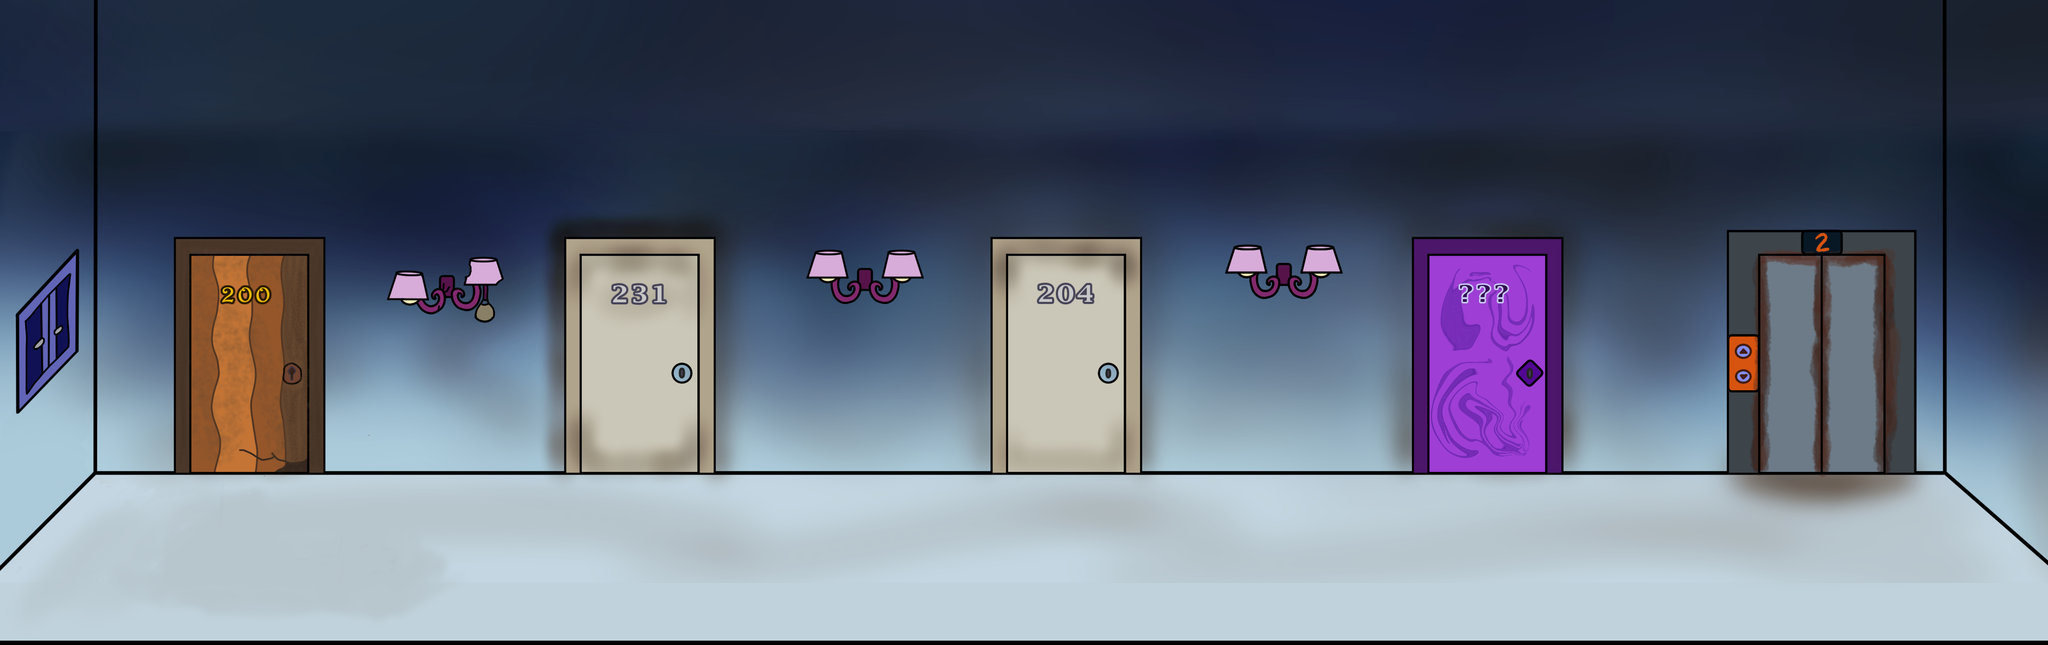

A 2D game scene composited from a Tiled map and its tileset images. What follows is a short description and the map's XML, with each tile layer's data collapsed to a summary:
An orthogonal 273x86 tile map with 24x24 px tiles, 1 tile layer (Capa de patrones 1), 2 tilesets, 1 image layer and 13 objects (Start).

<map version="1.9" tiledversion="1.9.2" orientation="orthogonal" renderorder="right-down" width="273" height="86" tilewidth="24" tileheight="24" infinite="0" nextlayerid="5" nextobjectid="18">
 <tileset firstgid="1" source="Objects.tsx" />
 <tileset firstgid="24" source="EnemigosMetalicos.tsx" />
 <layer id="1" name="Capa de patrones 1" width="273" height="86">
  <data>[23478 cells, 3 non-empty, 1 distinct tile ids]</data>
 </layer>
 <imagelayer id="2" name="Fondo">
  <image source="images/Piso2.jpg" width="6567" height="2050" />
 </imagelayer>
 <objectgroup id="3" name="Solidos">
  <object id="1" name="Start" x="5727.15" y="1597.45" width="262.667" height="80">
   <properties>
    <property name="name" value="Start" />
   </properties>
  </object>
  <object id="2" x="6.78788" y="1961.08" width="6556.85" height="96.969">
   <properties>
    <property name="name" value="Solid" />
   </properties>
  </object>
  <object id="3" x="6487.64" y="627.273" width="216.364" height="1358.67">
   <properties>
    <property name="name" value="Solid" />
   </properties>
  </object>
  <object id="4" x="-95.5152" y="625.939" width="141.939" height="1376.61">
   <properties>
    <property name="name" value="Solid" />
   </properties>
  </object>
  <object id="5" x="1.33333" y="-2.66667" width="6557.34" height="962.304">
   <properties>
    <property name="name" value="Solid" />
   </properties>
  </object>
  <object id="7" x="2140.12" y="1147.64" width="77.8182" height="88">
   <properties>
    <property name="name" value="Room231" />
   </properties>
  </object>
  <object id="8" x="3502.55" y="1145.94" width="81.2121" height="83.6363">
   <properties>
    <property name="name" value="Room204" />
   </properties>
  </object>
  <object id="9" x="898.666" y="1152" width="78.1818" height="88.9697">
   <properties>
    <property name="name" value="Room200" />
   </properties>
  </object>
  <object id="12" gid="20" x="5518.79" y="1262.64" width="121" height="203" />
  <object id="17" gid="23" x="4837" y="1252" width="115" height="115" />
 </objectgroup>
 <objectgroup id="4" name="Enemigos">
  <object id="10" gid="25" x="3951.51" y="1946.06" width="512" height="600" />
  <object id="11" gid="25" x="2470.91" y="1977.1" width="512" height="600" />
  <object id="13" gid="26" x="-96.5455" y="1896.21" width="1084" height="1550" />
 </objectgroup>
</map>
